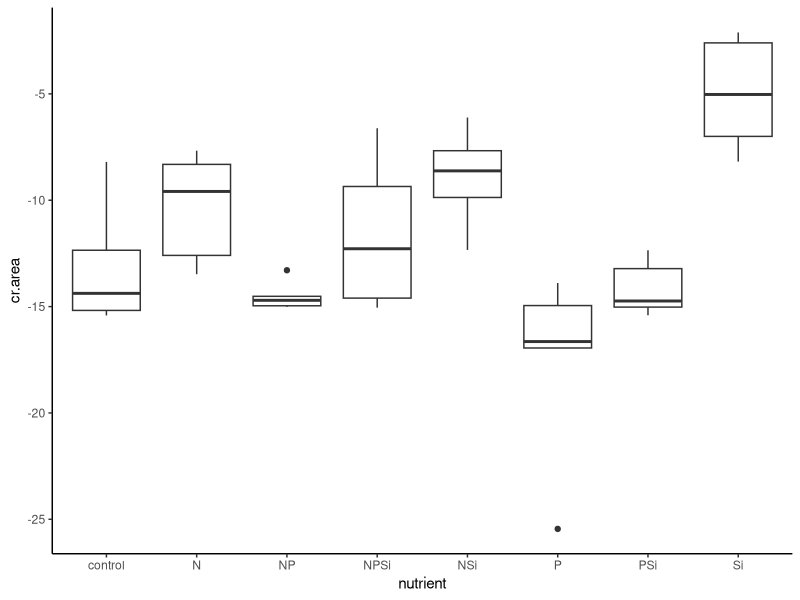
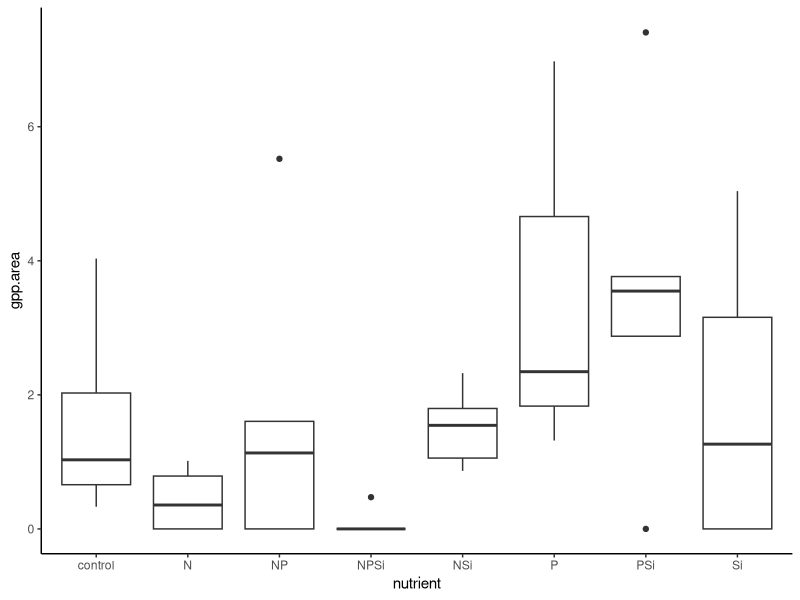
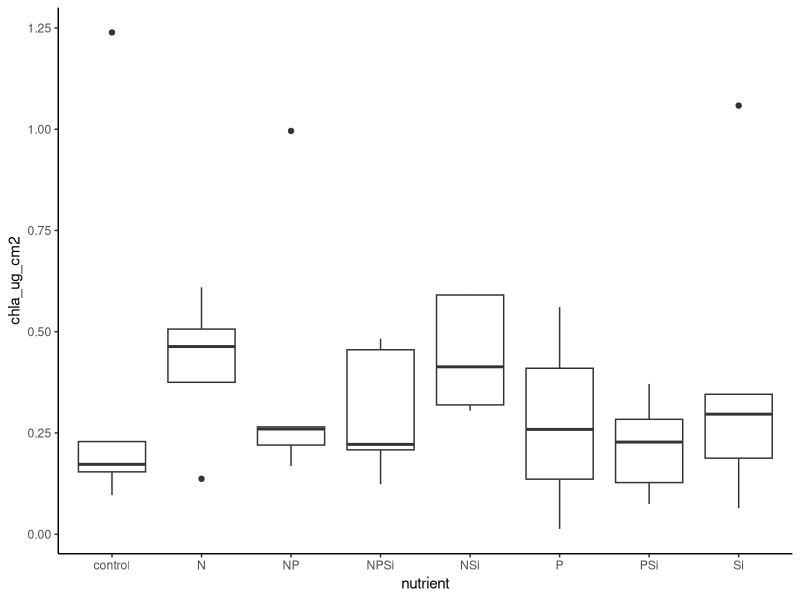
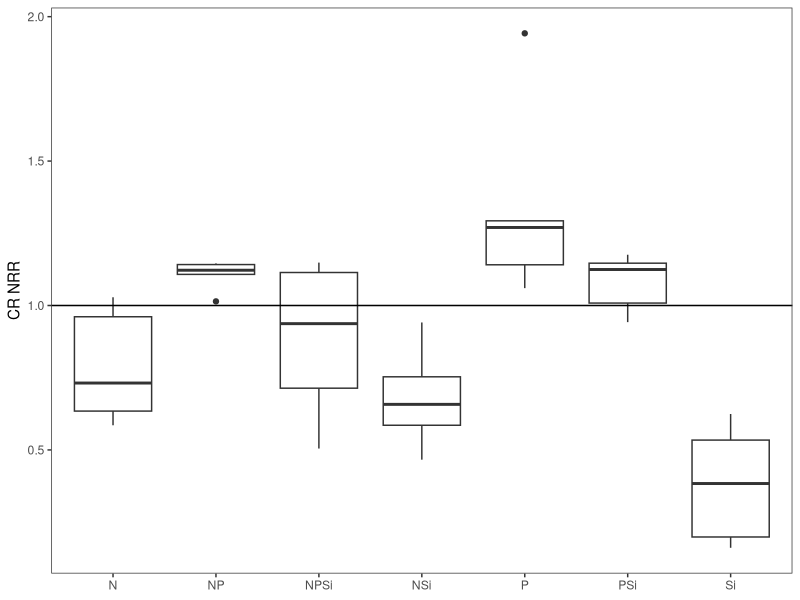
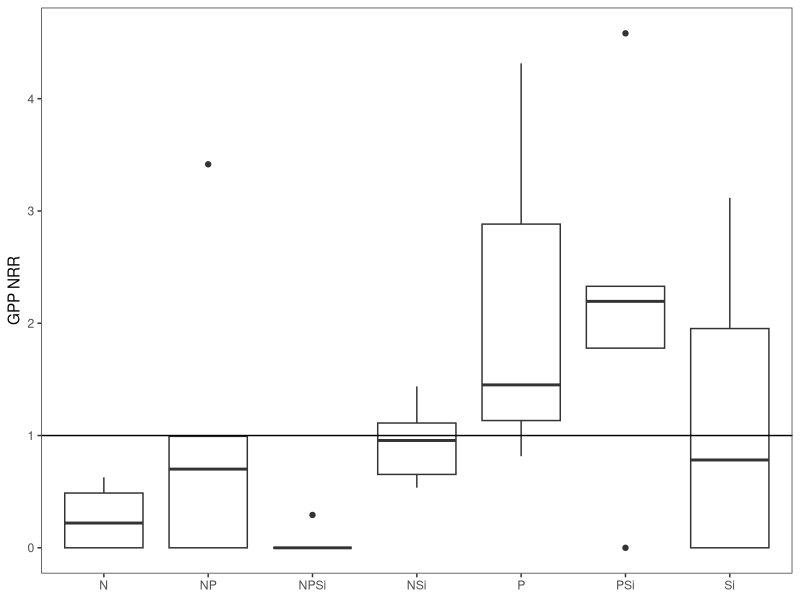
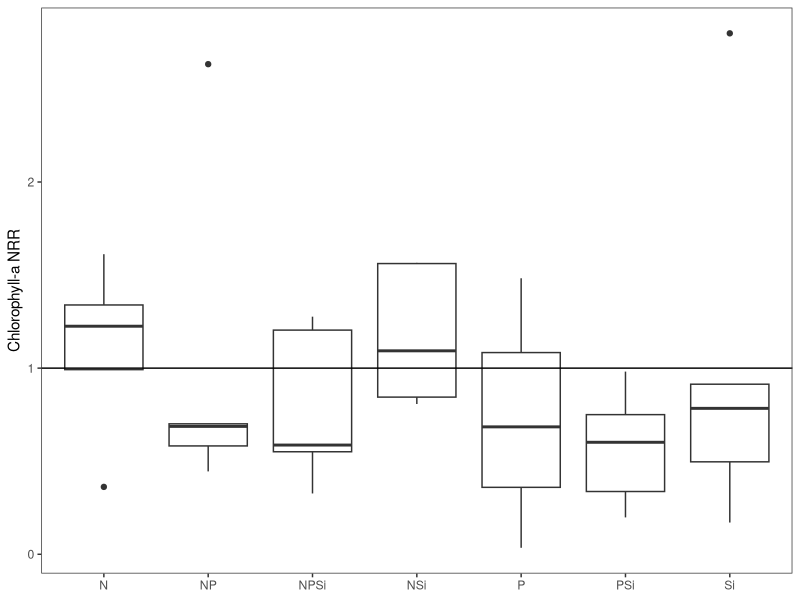
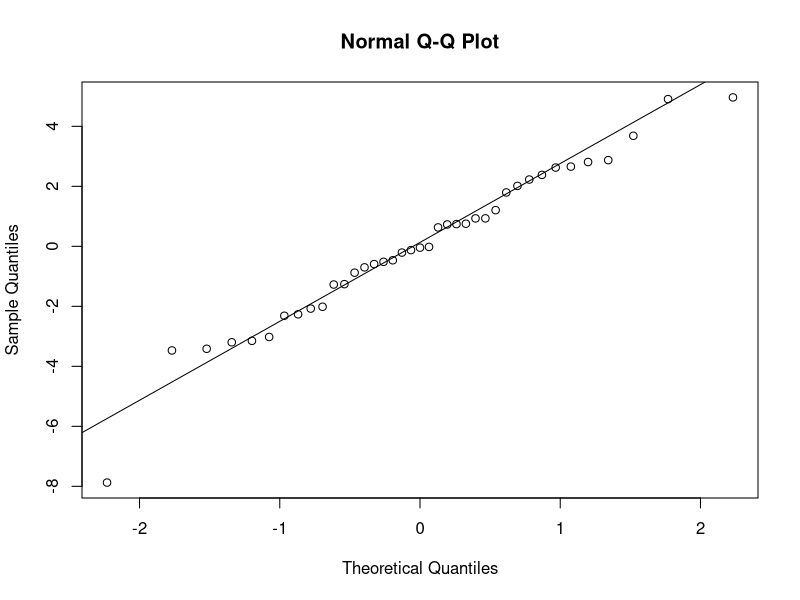
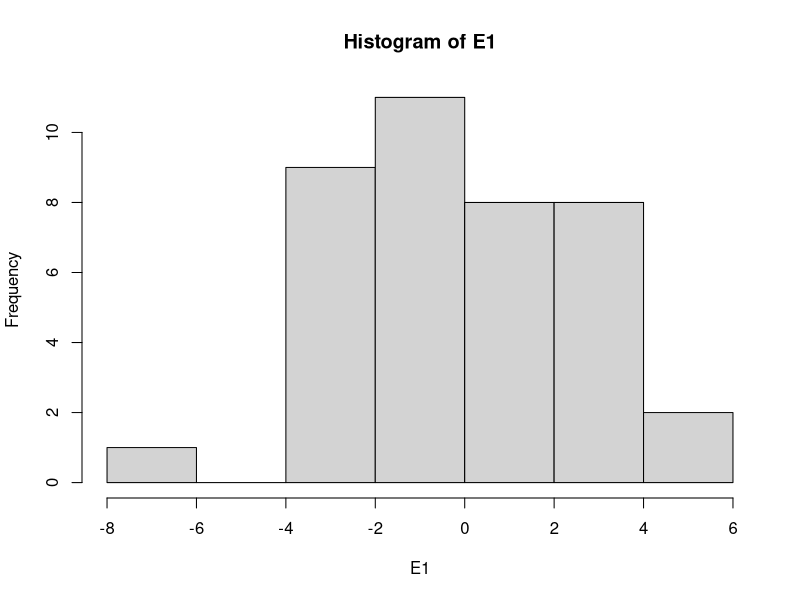

These figures' R source, in order: (Note: this script raises an error after producing the figures.)
#Author:  Clay Arango
#Creation date: 10-Feb-19
#Script to analyze NDS data from Summer 2018 NDS work with S. Roley and A. Alexiades

#packages
install.packages("nlme")
install.packages("nortest")
install.packages("plyr")
install.packages("dplyr")
install.packages("multcomp")
install.packages("MASS")
install.packages("ggplot2")
library(nlme)
library(nortest)
library(plyr)
library(dplyr)
library(multcomp)
library(MASS)
library(ggplot2)

#Load data
mab_summer <- read.table(file="mab_summer.csv", header=T, sep=",")

#set variable
d = mab_summer

#evaluate data to make sure factors are correct
names(d)

unique(d$nutrient) #control, N, NP, NPSi, NSi, P, PSi, Si
unique(d$N) #should be 0 and 1
unique(d$P) #should be 0 and 1
unique(d$Si) #should be 0 and 1
unique(d$top) #should be "sponge" and "glass"
#if need to change, use recode function below. 
#d$top<-recode(d$top, "cellulose" ="sponge")
str(d)

#convert N and P vand Si alues (0 or 1 for absence or presence) to factors
d$N<-as.factor(d$N)
d$P<-as.factor(d$P)
d$Si<-as.factor(d$Si)
str(d)

#subset data into gpp and cr response
d.cr = subset(d, top=="sponge", data=d)
d.gpp = subset(d, top=="glass", data=d)

#check for outliers and check data entry before calculating CR-NRR
ggplot(d.cr, aes(x=nutrient, y=cr.area)) + geom_boxplot() + theme_classic()
#P5 is an outlier

#calculate nrr for cr
x<-ddply(d.cr, "nutrient", summarise, ave_cr = mean(cr.area, na.rm=T)) 
x
d.cr$cr.nrr = d.cr$cr.area/-13.104819 #divide by control ave_cr

#check for outliers and check data entry before calculating GPP- and chla-NRR
ggplot(d.gpp, aes(x=nutrient, y=gpp.area)) + geom_boxplot() + theme_classic()
#K1, N+P+Si group is bimodal, P+Si group is widely but evenly spread
ggplot(d.gpp, aes(x=nutrient, y=chla_ug_cm2)) + geom_boxplot() + theme_classic()
#Q4, K1, S4, N group is evenly spread out

#calculate nrr for gpp and chla
x<- ddply(d.gpp, "nutrient", summarise, ave_gpp = mean(gpp.area, na.rm=T), ave_chla = mean(chla_ug_cm2, na.rm=T)) 
x
d.gpp$gpp.nrr = d.gpp$gpp.area/1.61646980 #divide by control ave_gpp
d.gpp$chla.nrr = d.gpp$chla_ug_cm2/0.3782043 #divide by control ave_chla
#use to exclude outliers
#x1<- ddply(subset(d.gpp, !(nds.id=="F6")), "nutrient", summarise, ave_chla = mean(chla_ug_cm2, na.rm=T)) 
#x1
#d.gpp$chla.nrr_1<-d.gpp$chla_ug_cm2/2.700340

#combine into one file and export
d.cr$chla.nrr<-NA
#d.cr$chla.nrr_1<-NA#for excluded outliers
d.cr$gpp.nrr<-NA
d.gpp$cr.nrr<-NA
d.nrr<-rbind(d.cr, d.gpp)
d.nrr$site.date<-"mab_summer"
write.table(d.nrr, "mab_summer_nrr.csv",  sep=",", quote=F, row.names =F)

###############
#plots of NRR
##############
ggplot(data=subset(d.cr, !(nutrient=="control")), aes(x=nutrient, y=cr.nrr))+geom_boxplot()+theme_bw()+
  ylab("CR NRR")+geom_abline(slope = 0, intercept = 1)+
  theme(axis.title.x=element_blank(), panel.grid.minor=element_blank(), panel.grid.major=element_blank())
#P limitation, Si inhibition?

ggplot(data=subset(d.gpp, !(nutrient=="control")), aes(x=nutrient, y=gpp.nrr))+geom_boxplot()+theme_bw()+
  ylab("GPP NRR")+geom_abline(slope = 0, intercept = 1)+
  theme(axis.title.x=element_blank(), panel.grid.minor=element_blank(), panel.grid.major=element_blank())
#possible P limitation

ggplot(data=subset(d.gpp, !(nutrient=="control")), aes(x=nutrient, y=chla.nrr))+geom_boxplot()+theme_bw()+
  ylab("Chlorophyll-a NRR")+geom_abline(slope = 0, intercept = 1)+ 
  theme(axis.title.x=element_blank(), panel.grid.minor=element_blank(), panel.grid.major=element_blank())
#no limitation

##########
#NRR Summary Files
#########

GPP_sum<-ddply(d.gpp, "nutrient", summarise, ave_nrr.gpp=mean(gpp.nrr, na.rm=T), sd_nrr.gpp=sd(gpp.nrr, na.rm=T), 
               se_nrr.gpp =(sd(gpp.nrr)/sqrt(sum(!is.na(gpp.nrr)))), 
               ci95_nrr.gpp = (1.96*(sd(gpp.nrr)/sqrt(sum(!is.na(gpp.nrr))))),
               ave_nrr.chla=mean(chla.nrr, na.rm=T), sd_nrr.chla=sd(chla.nrr, na.rm=T), 
               se_nrr.chla =(sd(chla.nrr)/sqrt(sum(!is.na(chla.nrr)))), 
               ci95_nrr.chla = (1.96*(sd(chla.nrr)/sqrt(sum(!is.na(chla.nrr))))))
CR_sum<-ddply(d.cr, "nutrient", summarise, ave_nrr.cr=mean(cr.nrr, na.rm=T), sd_nrr.cr=sd(cr.nrr, na.rm=T), 
              se_nrr.cr =(sd(cr.nrr)/sqrt(sum(!is.na(cr.nrr)))), 
              ci95_nrr.cr = (1.96*(sd(cr.nrr)/sqrt(sum(!is.na(cr.nrr))))))

#now combine into one and export
d.sum<-merge(GPP_sum, CR_sum, by="nutrient")
d.sum$site_date<-"mab_summer"
write.table(d.sum, "mab_summer_summ.csv",  sep=",", quote=F, row.names=F)

############################################################
#analyze RESPIRATION data
############################################################

M1<-gls(cr.area~N*P*Si, data=d.cr, na.action=na.omit)
E1<-residuals(M1)
qqnorm(E1)
qqline(E1)
ad.test(E1)
   #residuals are normally distributed
hist(E1)  
plot(M1)

plot(filter(d.cr, !is.na(cr.area)) %>% dplyr::select(nutrient), 
     E1, xlab="nutrient", ylab="Residuals")
bartlett.test(cr.area~nutrient, data=d.cr)
   #variance test is bad

anova(M1)
  
x <- group_by(d.cr, nutrient) %>%  # Grouping function causes subsequent functions to aggregate by season and reach
  summarize(cr.mean = abs(mean(cr.area, na.rm = TRUE)), # na.rm = TRUE to remove missing values
            cr.sd=abs(sd(cr.area, na.rm = TRUE)),  # na.rm = TRUE to remove missing values
            n = sum(!is.na(cr.area)), # of observations, excluding NAs. 
            cr.se=cr.sd/sqrt(n))

ggplot(data=x, aes(x=nutrient, y=cr.mean)) + 
  geom_bar(stat="identity", position=position_dodge(), color = "black") + 
  geom_errorbar(aes(ymin=cr.mean, ymax=cr.mean+cr.se), width=0.2, 
                position=position_dodge(0.9)) + 
  xlab("Nutrient") +
  ylab(expression(Respiration~(ug~O[2]~m^{-2}~h^{-1}))) +
  ylim(0,20) +
  labs(fill="Light") +
  theme_bw() +
  theme(panel.grid.major=element_blank(),
        panel.grid.minor=element_blank(),
        legend.title=element_text(size=6),
        legend.key=element_blank(), 
        legend.position=c(0.5,0.95), 
        legend.text=element_text(size=8), 
        legend.background=element_blank(), 
        legend.direction="horizontal", 
        legend.key.size=unit(0.3, "cm"), 
        axis.title.y=element_text(size=8), 
        axis.title.x=element_text(size=8), 
        axis.text.x=element_text(size=8))

#ggsave('output/figures/Ring_fall.tiff',
#       units="in",
#       width=3.25,
#       height=3.25,
#       dpi=1200,
#       compression="lzw")

#summarize nrr
x <- group_by(d.cr, nutrient) %>%  # Grouping function causes subsequent functions to aggregate by season and reach
  summarize(cr.mean = abs(mean(cr.nrr, na.rm = TRUE)), # na.rm = TRUE to remove missing values
            cr.sd=abs(sd(cr.nrr, na.rm = TRUE)),  # na.rm = TRUE to remove missing values
            n = sum(!is.na(cr.nrr)), # of observations, excluding NAs. 
            cr.se=cr.sd/sqrt(n))

############################################################
#analyze the PRODUCTION data
############################################################

M1<-gls(gpp.area~N*P*Si, data=d.gpp, na.action=na.omit) 
E1<-residuals(M1)
qqnorm(E1)
qqline(E1)
ad.test(E1)
   #residuals are not normal 

hist(E1, xlab="residuals", main="")
plot(M1)

plot(filter(d.gpp, !is.na(gpp.area)) %>% dplyr::select(nutrient), 
     E1, xlab="nutrient", ylab="Residuals")
bartlett.test(gpp.area~nutrient, data=d.gpp)
   #not OK

anova(M1)
  
x <- group_by(d.gpp, nutrient) %>%  # Grouping function causes subsequent functions to aggregate by season and reach
  summarize(gpp.mean = abs(mean(gpp.area, na.rm = TRUE)), # na.rm = TRUE to remove missing values
            gpp.sd=abs(sd(gpp.area, na.rm = TRUE)),  # na.rm = TRUE to remove missing values
            n = sum(!is.na(gpp.area)), # of observations, excluding NAs. 
            gpp.se=gpp.sd/sqrt(n))

ggplot(data=x, aes(x=nutrient, y=gpp.mean)) + 
  geom_bar(stat="identity", position=position_dodge(), color = "black") + 
  geom_errorbar(aes(ymin=gpp.mean, ymax=gpp.mean+gpp.se), width=0.2, 
                position=position_dodge(0.9)) + 
  xlab("Nutrient") +
  ylab(expression(Production~(ug~O[2]~m^{-2}~h^{-1}))) +
  labs(fill="Light") +
  theme_bw() +
  theme(panel.grid.major=element_blank(),
        panel.grid.minor=element_blank(), 
        legend.title=element_text(size=6), 
        legend.key=element_blank(),  
        legend.position=c(0.5,0.95),  
        legend.text=element_text(size=8),  
        legend.background=element_blank(),  
        legend.direction="horizontal",  
        legend.key.size=unit(0.3, "cm"),  
        axis.title.y=element_text(size=8),  
        axis.title.x=element_text(size=8),  
        axis.text.x=element_text(size=8))

#ggsave('output/figures/gppByNutrient.tiff',
#       units="in",
#       width=3.25,
#       height=3.25,
#       dpi=1200,
#       compression="lzw")

#summarize nrr
x <- group_by(d.gpp, nutrient) %>%  # Grouping function causes subsequent functions to aggregate by season and reach
  summarize(gpp.mean = abs(mean(gpp.nrr, na.rm = TRUE)), # na.rm = TRUE to remove missing values
            gpp.sd=abs(sd(gpp.nrr, na.rm = TRUE)),  # na.rm = TRUE to remove missing values
            n = sum(!is.na(gpp.nrr)), # of observations, excluding NAs. 
            gpp.se=gpp.sd/sqrt(n))

#BELOW HERE IS NOT EDITED





############################################################
#analyze the CHL-A biomass on disks

M1<-gls(chla~N*P*light, data=roza_sum.chla, na.action=na.omit)
E1<-residuals(M1)
qqnorm(E1)
qqline(E1)
ad.test(E1)
  #residuals look bad (p=0.001)
hist(E1)
plot(M1)

vf1 = varIdent(form = ~ 1|N*P)
vf2 = varIdent(form = ~ 1|light)
vf3 = varIdent(form = ~ 1|N*P*light)
vf4 = varPower(form = ~ fitted(.)) 
vf5 = varExp(form = ~ fitted(.))
vf6 = varConstPower(form = ~ fitted(.))
vf7 = varExp(form = ~ fitted(.)|nutrient)

M2<-gls(chla~N*P*light, data=roza_sum.chla, na.action=na.omit, weights=vf1)
M3<-gls(chla~N*P*light, data=roza_sum.chla, na.action=na.omit, weights=vf2)
M4<-gls(chla~N*P*light, data=roza_sum.chla, na.action=na.omit, weights=vf3)
M5<-gls(chla~N*P*light, data=roza_sum.chla, na.action=na.omit, weights=vf4)
M6<-gls(chla~N*P*light, data=roza_sum.chla, na.action=na.omit, weights=vf5)
M7<-gls(chla~N*P*light, data=roza_sum.chla, na.action=na.omit, weights=vf6)
M8<-gls(chla~N*P*light, data=roza_sum.chla, na.action=na.omit, weights=vf7)

anova(M1,M2,M3,M4,M5,M6,M7,M8)

#M3 is best on AIC

E3<-residuals(M3)
qqnorm(E3)
qqline(E3)
ad.test(E3)
#residuals are not normal (p=0.001)
hist(E3, xlab="residuals", main="")
plot(M3)
  #hist and plot look good

plot(filter(roza_sum.chla, !is.na(chla)) %>% dplyr::select(light), 
     E3, xlab="light", ylab="Residuals")
bartlett.test(chla~light, data=roza_sum.chla)

plot(filter(roza_sum.chla, !is.na(chla)) %>% dplyr::select(nutrient), 
     E3, xlab="nutrient", ylab="Residuals")
bartlett.test(chla~nutrient, data=roza_sum.chla)

anova(M3)

#light is significant and N and P separately interact with light

x<-roza_sum.chla[complete.cases(roza_sum.chla$chla),]

with(x, 
     interaction.plot(nutrient,light,chla, 
                      ylim=c(0,1.5),lty=c(1,12),lwd=2,ylab="Chlorophyll a", 
                      xlab="Nutrient", trace.label="Light"))

x <- group_by(roza_sum.chla, nutrient, light) %>%  # Grouping function causes subsequent functions to aggregate by season and reach
  summarize(chla.mean = mean(chla, na.rm = TRUE), # na.rm = TRUE to remove missing values
            chla.sd=sd(chla, na.rm = TRUE),  # na.rm = TRUE to remove missing values
            n = sum(!is.na(chla)), # of observations, excluding NAs. 
            chla.se=chla.sd/sqrt(n))

ggplot(data=x, 
       aes(x=nutrient, y=chla.mean, fill=light)) + 
  geom_bar(stat="identity", position=position_dodge(), color = "black") + 
  geom_errorbar(aes(ymin=chla.mean, ymax=chla.mean+chla.se), width=0.2, 
                position=position_dodge(0.9)) + 
  scale_fill_manual(values=c("white","black")) +
  xlab("Nutrient") +
  ylab(expression(Chlorophyll~a~(ug~cm^{-2}))) +
  ylim(0,1.7) +
  labs(fill="Light") +
  theme_bw() +
  theme(panel.grid.major=element_blank(), 
        panel.grid.minor=element_blank(), 
        legend.title=element_text(size=6), 
        legend.key=element_blank(), 
        legend.position=c(0.5,0.95), 
        legend.text=element_text(size=8), 
        legend.background=element_blank(), 
        legend.direction="horizontal", 
        legend.key.size=unit(0.3, "cm"), 
        axis.title.y=element_text(size=8), 
        axis.title.x=element_text(size=8), 
        axis.text.x=element_text(size=8))

ggsave('output/figures/chlaByNutrientLight.tiff',
       units="in",
       width=3.25,
       height=3.25,
       dpi=1200,
       compression="lzw")



############################################################
############################################################
#calculate nrr mean and standard error
x1 <- group_by(roza_sum, nutrient, light) %>%  # Grouping function causes subsequent functions to aggregate by season and reach
  summarize(chla.nrr.mean = mean(chla.nrr, na.rm = TRUE), # na.rm = TRUE to remove missing values
            chla.nrr.sd=sd(chla.nrr, na.rm = TRUE),  # na.rm = TRUE to remove missing values
            chla.n = sum(!is.na(chla.nrr)), # of observations, excluding NAs. 
            chla.nrr.se=chla.nrr.sd/sqrt(chla.n))


x2 <- group_by(roza_sum, nutrient, light) %>%  # Grouping function causes subsequent functions to aggregate by season and reach
  summarize(gpp.nrr.mean = mean(gpp.nrr, na.rm = TRUE), # na.rm = TRUE to remove missing values
            gpp.nrr.sd=sd(gpp.nrr, na.rm = TRUE),  # na.rm = TRUE to remove missing values
            gpp.n = sum(!is.na(gpp.nrr)), # of observations, excluding NAs. 
            gpp.nrr.se=gpp.nrr.sd/sqrt(gpp.n))

x3 <- group_by(roza_sum, nutrient, light) %>%  # Grouping function causes subsequent functions to aggregate by season and reach
  summarize(cr.nrr.mean = mean(cr.nrr, na.rm = TRUE), # na.rm = TRUE to remove missing values
            cr.nrr.sd=sd(cr.nrr, na.rm = TRUE),  # na.rm = TRUE to remove missing values
            cr.n = sum(!is.na(cr.nrr)), # of observations, excluding NAs. 
            cr.nrr.se=cr.nrr.sd/sqrt(cr.n))

roza_sum.nrr<-cbind(x1,x2,x3)
roza_sum.nrr <- roza_sum.nrr[, !duplicated(colnames(roza_sum.nrr))]
write.csv(roza_sum.nrr, "roza_sum.nrr.csv")
